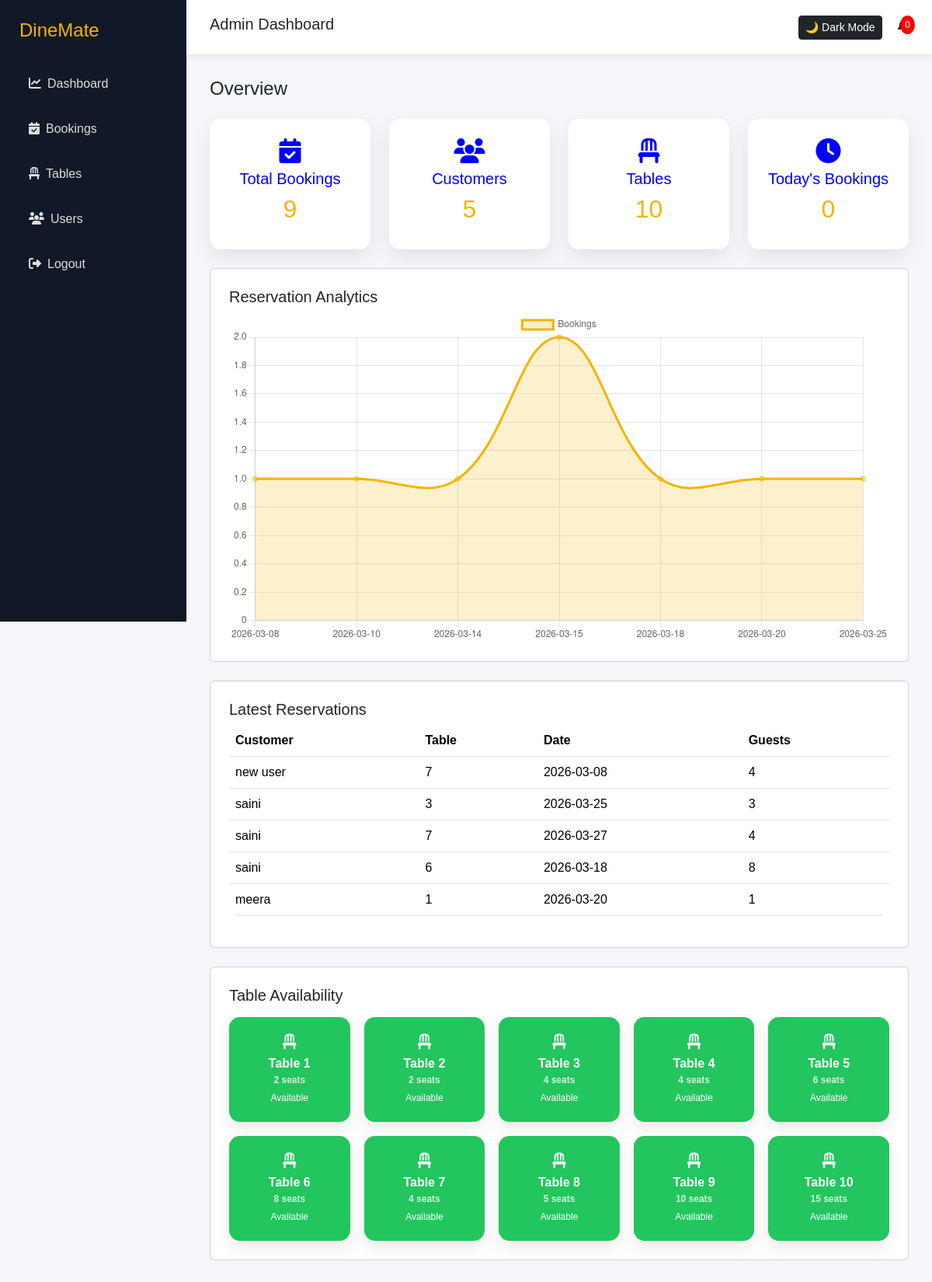
Page /admin/dashboard.php (signed in) on the committed database.
### tables this page shows
CREATE TABLE `bookings` (
  `booking_id` int(11) NOT NULL,
  `user_id` int(11) NOT NULL,
  `table_id` int(11) NOT NULL,
  `booking_date` date NOT NULL,
  `booking_time` time NOT NULL,
  `number_of_guests` int(11) NOT NULL,
  `special_request` text DEFAULT NULL,
  `status` enum('pending','confirmed','cancelled') DEFAULT 'confirmed',
  `created_at` timestamp NOT NULL DEFAULT current_timestamp()
);

CREATE TABLE `users` (
  `user_id` int(11) NOT NULL,
  `name` varchar(100) NOT NULL,
  `email` varchar(150) NOT NULL,
  `phone` varchar(20) DEFAULT NULL,
  `password` varchar(255) NOT NULL,
  `role` enum('customer','admin') DEFAULT 'customer',
  `created_at` timestamp NOT NULL DEFAULT current_timestamp()
);

CREATE TABLE `restaurant_tables` (
  `table_id` int(11) NOT NULL,
  `table_number` int(11) NOT NULL,
  `capacity` int(11) NOT NULL,
  `status` enum('available','unavailable') DEFAULT 'available',
  `created_at` timestamp NOT NULL DEFAULT current_timestamp()
);

### admin/dashboard.php (the view, shortened to what this page needs)
<?php
require_once "../config/db.php";
$totalBookings = $pdo->query("SELECT COUNT(*) FROM bookings")->fetchColumn();
$totalUsers = $pdo->query("SELECT COUNT(*) FROM users WHERE role='customer'")->fetchColumn();
$totalTables = $pdo->query("SELECT COUNT(*) FROM restaurant_tables")->fetchColumn();
$todayBookings = $pdo->query("SELECT COUNT(*) FROM bookings WHERE booking_date = CURDATE()")->fetchColumn();
$stmt = $pdo->query("
SELECT b.*, u.name, t.table_number
FROM bookings b
JOIN users u ON b.user_id = u.user_id
JOIN restaurant_tables t ON b.table_id = t.table_id
ORDER BY b.created_at DESC
LIMIT 5
");
$bookings = $stmt->fetchAll(PDO::FETCH_ASSOC);
$tableStatus = $pdo->query("
SELECT
t.table_id,
t.table_number,
t.capacity,
CASE
WHEN COUNT(b.booking_id) > 0 THEN 'booked'
ELSE 'available'
END AS status
FROM restaurant_tables t
LEFT JOIN bookings b
ON t.table_id = b.table_id
AND b.booking_date = CURDATE()
AND b.status = 'confirmed'
GROUP BY t.table_id
ORDER BY t.table_number ASC
")->fetchAll(PDO::FETCH_ASSOC);
$chartQuery = $pdo->query("
SELECT DATE(booking_date) AS day, COUNT(*) AS total
FROM bookings
GROUP BY DATE(booking_date)
ORDER BY DATE(booking_date) ASC
LIMIT 7
");
$chartData = $chartQuery->fetchAll(PDO::FETCH_ASSOC);
$days = [];
$totals = [];
foreach($chartData as $row){
    $days[] = $row['day'];
    $totals[] = $row['total'];
}
?>
<!DOCTYPE html>
<html>
<head>
<link href="https://cdn.jsdelivr.net/npm/bootstrap@5.3.2/dist/css/bootstrap.min.css" rel="stylesheet">
<link href="https://cdnjs.cloudflare.com/ajax/libs/font-awesome/6.5.0/css/all.min.css" rel="stylesheet">
</head>
<body>
<div class="sidebar">
<h4>DineMate</h4>
<a href="dashboard.php"><i class="fa fa-chart-line"></i>Dashboard</a>
<a href="manage-bookings.php"><i class="fa fa-calendar-check"></i>Bookings</a>
<a href="manage-tables.php"><i class="fa fa-chair"></i>Tables</a>
<a href="manage-users.php"><i class="fa fa-users"></i>Users</a>
<a href="../auth/logout.php"><i class="fa fa-sign-out-alt"></i>Logout</a>
</div>
<div class="topbar">
<h5>Admin Dashboard</h5>
<div>
<button onclick="toggleDark()" class="btn btn-sm btn-dark me-3">
🌙 Dark Mode
</button>
<span class="notification">
<span class="notification-badge"><?= $todayBookings ?></span>
</span>
</div>
</div>
<div class="main">
<h4 class="mb-4">Overview</h4>
<div class="row g-4 mb-4">
<div class="col-md-3">
<div class="stat-card">
<i class="fa fa-calendar-check fa-2x mb-2"></i>
<h5>Total Bookings</h5>
<h2><?= $totalBookings ?></h2>
</div>
</div>
<div class="col-md-3">
<div class="stat-card">
<i class="fa fa-users fa-2x mb-2"></i>
<h5>Customers</h5>
<h2><?= $totalUsers ?></h2>
</div>
</div>
<div class="col-md-3">
<div class="stat-card">
<i class="fa fa-chair fa-2x mb-2"></i>
<h5>Tables</h5>
<h2><?= $totalTables ?></h2>
</div>
</div>
<div class="col-md-3">
<div class="stat-card">
<i class="fa fa-clock fa-2x mb-2"></i>
<h5>Today's Bookings</h5>
<h2><?= $todayBookings ?></h2>
</div>
</div>
</div>
<div class="card p-4 mb-4">
<h5>Reservation Analytics</h5>
<canvas id="bookingChart"></canvas>
</div>
<div class="card p-4 mb-4">
<h5>Latest Reservations</h5>
<table class="table">
<thead>
<tr>
<th>Customer</th>
<th>Table</th>
<th>Date</th>
<th>Guests</th>
</tr>
</thead>
<tbody>
<?php foreach($bookings as $b): ?>
<tr>
<td><?= $b['name'] ?></td>
<td><?= $b['table_number'] ?></td>
<td><?= $b['booking_date'] ?></td>
<td><?= $b['number_of_guests'] ?></td>
</tr>
<?php endforeach; ?>
</tbody>
</table>
</div>
<div class="card p-4">
<h5 class="mb-3">Table Availability</h5>
<div class="table-grid">
<?php foreach($tableStatus as $t): ?>
<div class="table-box <?= $t['status'] ?>">
<i class="fa fa-chair"></i>
<div class="table-title">
Table <?= $t['table_number'] ?>
</div>
<div class="table-capacity">
<?= $t['capacity'] ?> seats
</div>
<div class="table-status">
<?= $t['status'] == 'booked' ? 'Booked' : 'Available' ?>
</div>
</div>
<?php endforeach; ?>
</div>
</div>
</div>
<script>
/* DARK MODE */
function toggleDark(){
document.body.classList.toggle("dark-mode");
}
/* CHART */
const ctx=document.getElementById('bookingChart');
new Chart(ctx,{
type:'line',
data:{
labels: <?= json_encode($days) ?>,
datasets:[{
label:'Bookings',
data: <?= json_encode($totals) ?>,
borderColor:'#f4b400',
backgroundColor:'rgba(244,180,0,0.2)',
fill:true,
tension:0.4
}]
},
options:{
responsive:true,
plugins:{
legend:{
display:true
}
},
scales:{
y:{
beginAtZero:true
}
}
}
});
</script>
</body>
</html>

### admin/dashboard.php (style rules this page uses)
body { margin:0; font-family:'Poppins',sans-serif; background:#f4f6f9; transition:0.3s; }
.sidebar { width:240px; height:100vh; position:fixed; background:#111827; color:white; padding:25px; }
.sidebar h4 { color:#f4b400; margin-bottom:30px; }
.sidebar a { display:block; padding:12px; color:#ddd; text-decoration:none; border-radius:8px; margin-bottom:10px; }
.sidebar a i { margin-right:8px; }
.topbar { margin-left:240px; height:70px; background:white; display:flex; align-items:center; justify-content:space-between; padding:0 30px; box-shadow:0 3px 10px rgba(0,0,0,0.08); }
.main { margin-left:240px; padding:30px; }
.stat-card { background:white; padding:25px; color: blue; border-radius:14px; box-shadow:0 10px 25px rgba(0,0,0,0.08); transition:0.3s; text-align:center; }
.stat-card h2 { color:#f4b400; }
.table { background:white; border-radius:10px; overflow:hidden; }
.table-grid { display:grid; grid-template-columns:repeat(auto-fill,minmax(140px,1fr)); gap:18px; }
.table-box { padding:22px; border-radius:14px; text-align:center; color:white; font-weight:600; transition:0.3s; box-shadow:0 10px 20px rgba(0,0,0,0.08); }
.table-box i { font-size:20px; margin-bottom:6px; }
.table-title { font-size:16px; }
.table-capacity { font-size:12px; opacity:0.8; }
.table-status { font-size:12px; margin-top:5px; font-weight:500; }
.available { background:linear-gradient(135deg,#22c55e,#16a34a); }
.available { background:#22c55e; }
.notification { position:relative; }
.notification-badge { position:absolute; top:-5px; right:-8px; background:red; color:white; font-size:12px; padding:3px 6px; border-radius:50%; }

### rows in the picture
bookings: user.name "new user", table.table_number "7", booking_date "2026-03-08", number_of_guests "4"
bookings: user.name "saini", table.table_number "3", booking_date "2026-03-25", number_of_guests "3"
bookings: user.name "saini", table.table_number "7", booking_date "2026-03-27", number_of_guests "4"
bookings: user.name "saini", table.table_number "6", booking_date "2026-03-18", number_of_guests "8"
bookings: user.name "meera", table.table_number "1", booking_date "2026-03-20", number_of_guests "1"
restaurant_tables: table_number "1", capacity "2"
restaurant_tables: table_number "2", capacity "2"
restaurant_tables: table_number "3", capacity "4"
restaurant_tables: table_number "4", capacity "4"
restaurant_tables: table_number "5", capacity "6"
restaurant_tables: table_number "6", capacity "8"
restaurant_tables: table_number "7", capacity "4"
restaurant_tables: table_number "8", capacity "5"
restaurant_tables: table_number "9", capacity "10"
restaurant_tables: table_number "10", capacity "15"

### other values in the picture
$todayBookings "0"
$totalBookings "9"
$totalUsers "5"
$totalTables "10"
chart data {{ json_encode($days) }} ["2026-03-08","2026-03-10","2026-03-14","2026-03-15","2026-03-18","2026-03-20","2026-03-25"]
chart data {{ json_encode($totals) }} [1,1,1,2,1,1,1]
